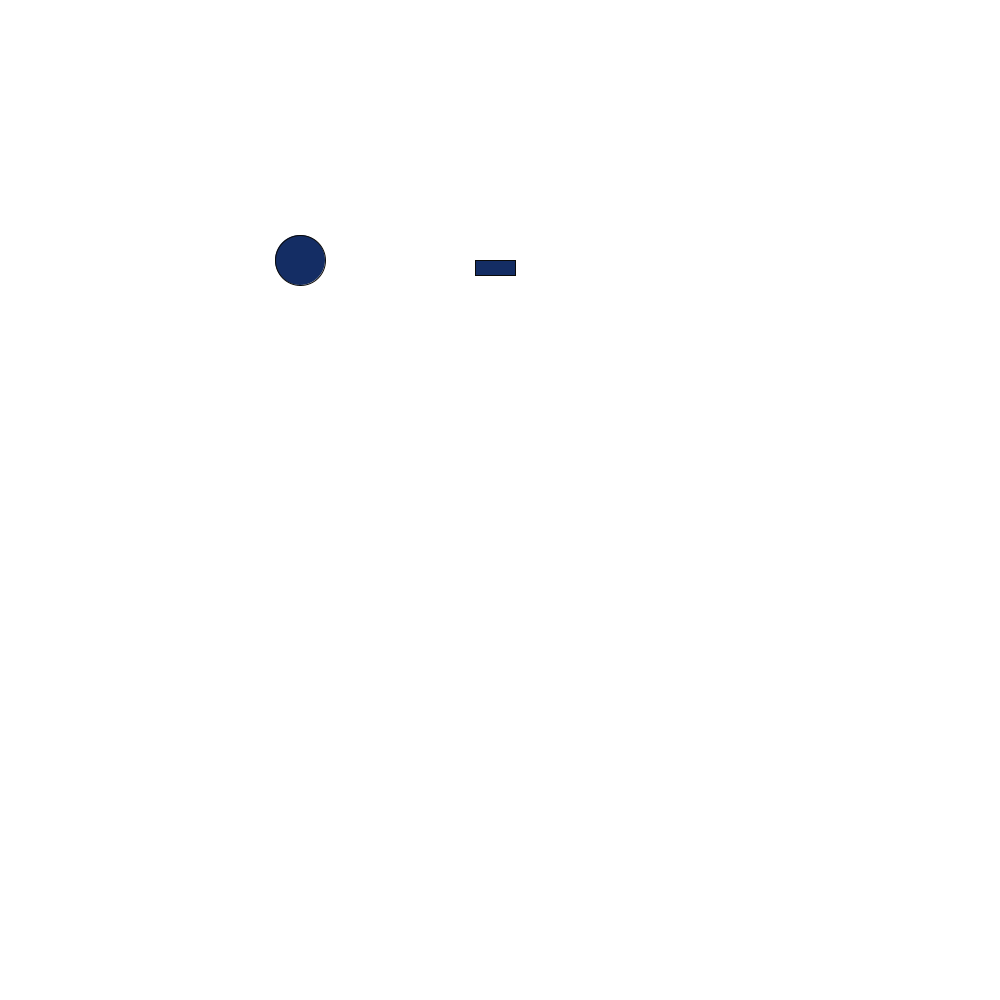
Frame 1 (no input)
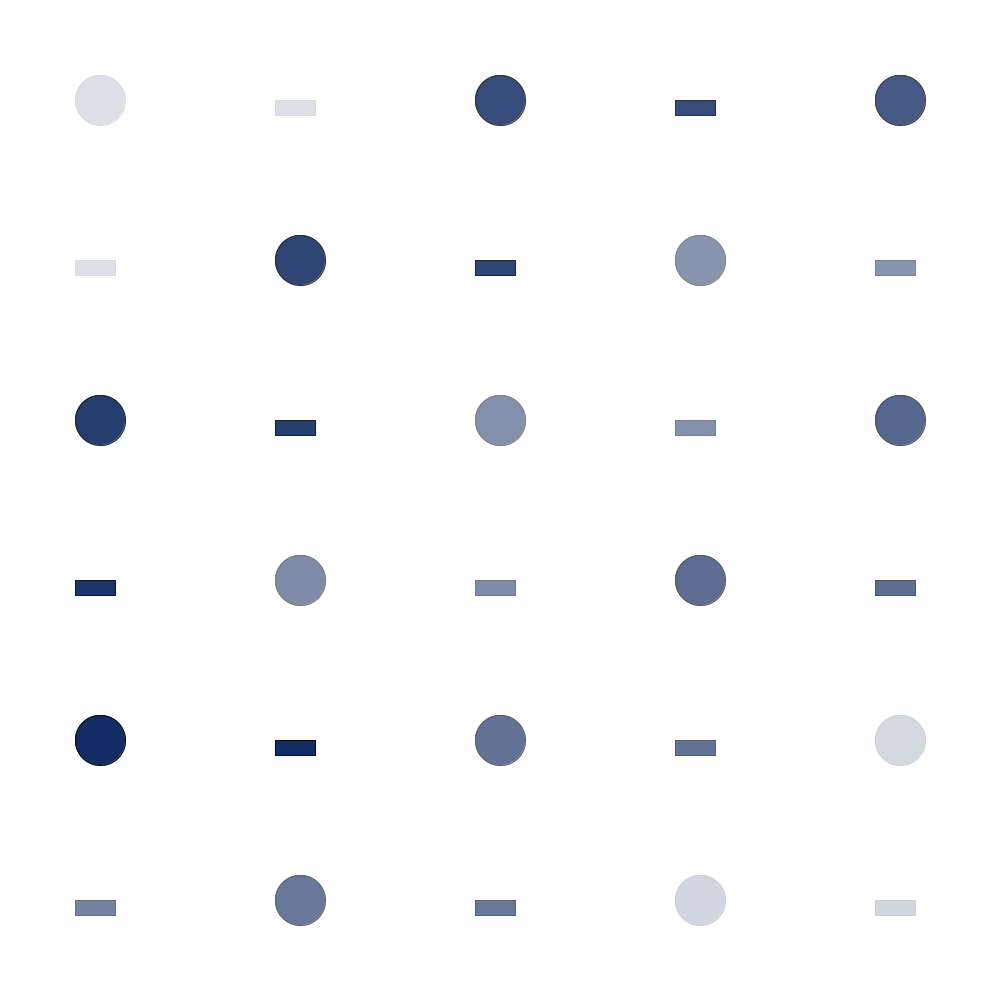
Frame 60 (the mouse pressed at the canvas centre just before this capture)
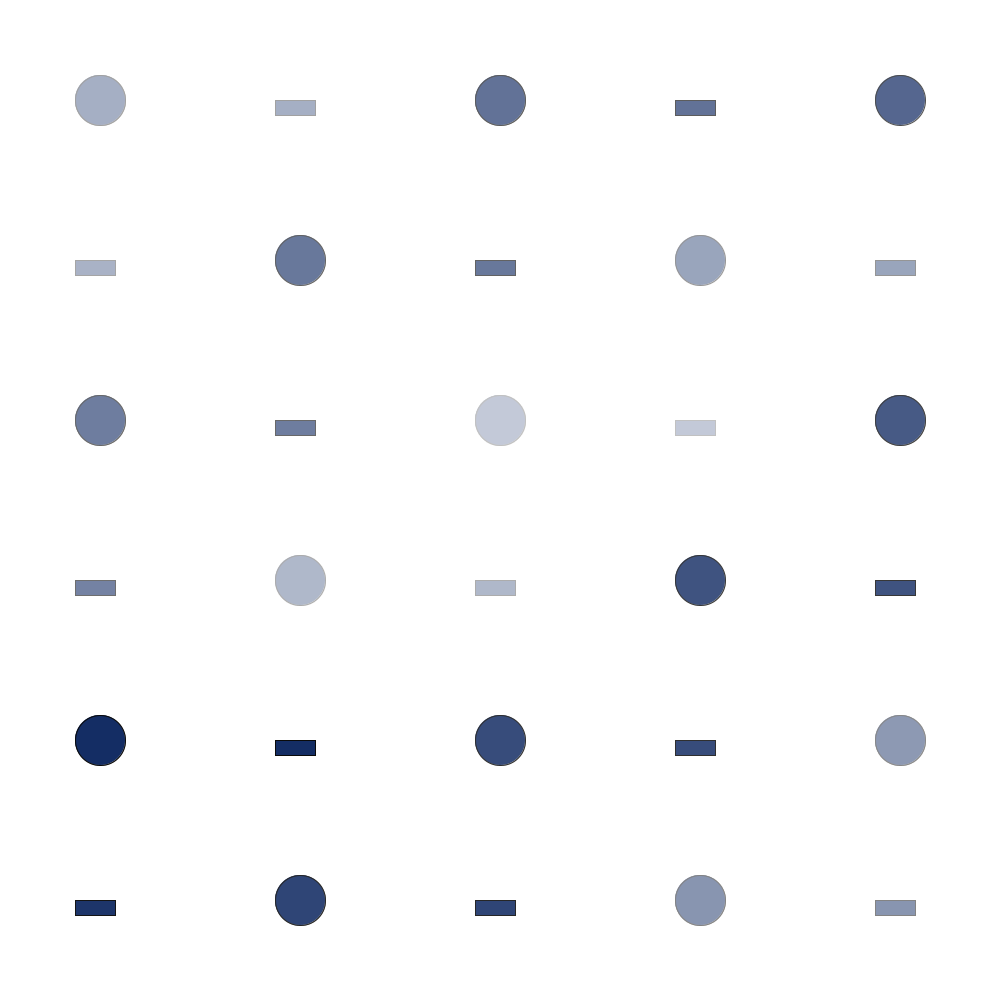
Frame 120 (the mouse held since frame 60 and released just before this capture)

The Processing sketch that drew these frames (run headless with seeded random() and noise(); from frame 60 on, the mouse is pressed at the canvas centre):

// Processing sketch: processing_121217
// ── processing_121217.pde

//by changing the "float" commands you can completely alter the sketch
//for example, if you lower all of the numbers the shapes will no longer flash in a pattern, they will quickly bounce around

float x = 100;
float y = 100;
float xspeed = 200;
float yspeed = 160;

//I changed the size and background color based simply on personal preference
void setup() {
  size(1000,1000);
  smooth();
  background(255);
}

//I added the rectangle for the sake of adding more elements to the piece
void draw() {
  noStroke();
  fill(255,10);
  rect(0,0,width,height);
  
  x = x + xspeed;
  y = y + yspeed;

  if ((x > width) || (x < 0)) {
    xspeed = xspeed * -1;
  }
  if ((y > height) || (y < 0)) {
    yspeed = yspeed * -1;
  }

//I added the ellipse and rect and stroke commands to change the color and thickness of the shapes
  stroke(10);
  fill(20,45,100);
  ellipse(x,y,50,50);
  rect(x+175,y,40,15);
}
